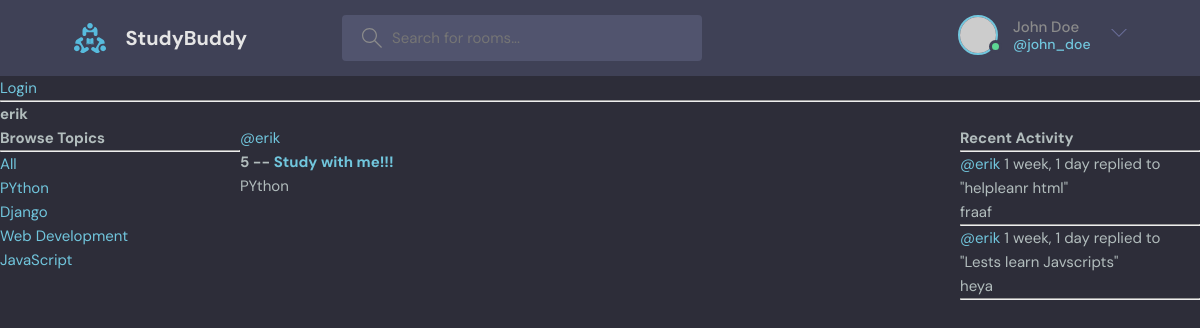
Before: /profile/3/ with the older database file.
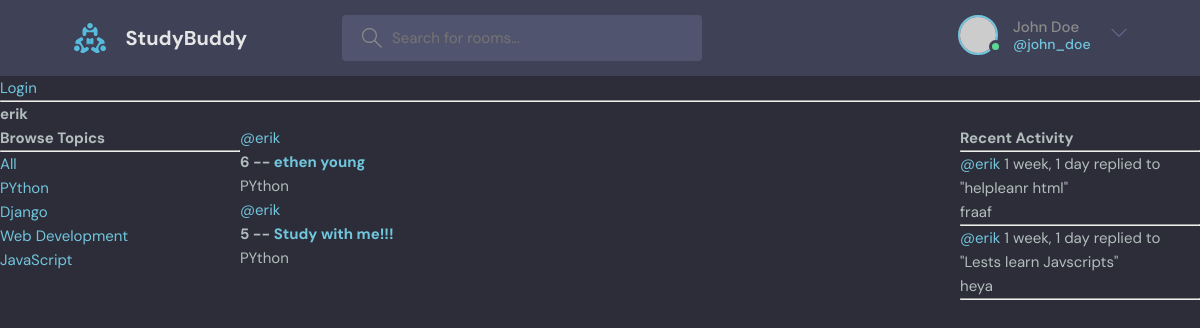
After: the same page with the newer database file.
### base/models.py (models this page shows, shortened)
class Topic(models.Model):
    name = models.CharField(max_length=200)

class Room(models.Model):
    host=  models.ForeignKey(User, on_delete= models.SET_NULL, null= True)
    topic = models.ForeignKey(Topic, on_delete= models.SET_NULL, null= True)
    name = models.CharField(max_length=200)
    description = models.TextField(null=True, blank=True)
    participants = models.ManyToManyField(User, related_name='participants', blank=True)
    updated = models.DateTimeField(auto_now= True)
    created = models.DateTimeField(auto_now_add= True)
    class Meta:
          ordering = ['-updated', '-created']
    def __str__(self):
            return self.name

class Message(models.Model):
        user = models.ForeignKey(User, on_delete=models.CASCADE)
        room = models.ForeignKey(Room, on_delete= models.CASCADE)
        body = models.TextField()
        updated = models.DateTimeField(auto_now= True)
        created = models.DateTimeField(auto_now_add= True)
        class Meta:
          ordering = ['-updated', '-created']
        def __str__(self):
                return self.body[0:50]

### base/views.py (the view)
# urls.py: path('profile/<str:pk>/', views.userProfile, name="user-profile"),
def userProfile(request, pk):
    user = User.objects.get(id = pk)
    rooms = user.room_set.all()
    room_messages = user.message_set.all()
    topics = Topic.objects.all()
    context={'user': user, 'rooms' : rooms,
            'room_messages': room_messages, 'topics':topics}
    return render(request, 'base/profile.html', context)

### base/templates/base/profile.html (shortened to what this page needs)
{% extends 'main.html' %}
{% block content %}
<h1>{{user.username}}</h1>
<div class="profile-container">
    <div>
        {% include 'base/topic_component.html' %}
    </div>
    <div>
        {% include 'base/feed_component.html' %}
    </div>
    <div>
        {% include 'base/activity_component.html' %}
    </div>
</div>
{% endblock content %}

### templates/main.html (shortened to what this page needs)
<!DOCTYPE html>
{% load static %}
<html lang="en">
  <head>
    <link rel="stylesheet" href = "{% static 'styles/style.css' %}" />
  </head>
  <body>
    {% include 'navbar.html' %}
    {% block content %}
    {% endblock %}
  </body>
</html>

### templates/navbar.html (shortened to what this page needs)
<header class="header header--loggedIn">
    <div class="container">
      <a href="{% url 'home' %}" class="header__logo">
        <img src="assets/logo.svg" />
        <h1>StudyBuddy</h1>
      </a>
      <form class="header__search" method ="GET" action="{% url 'home' %}">
        <label>
          <input name="q" placeholder="Search for rooms..." />
        </label>
      </form>
      <nav class="header__menu">
        <div class="header__user">
          <a href="profile.html">
            <div class="avatar avatar--medium active">
              <img src="https://randomuser.me/api/portraits/men/37.jpg" />
            </div>
            <p>John Doe <span>@john_doe</span></p>
          </a>
          <button class="dropdown-button">
            <svg version="1.1" xmlns="http://www.w3.org/2000/svg" width="32" height="32" viewBox="0 0 32 32">
              <title>chevron-down</title>
              <path d="M16 21l-13-13h-3l16 16 16-16h-3l-13 13z"></path>
            </svg>
          </button>
        </div>
      </nav>
    </div>
  </header>
{% if request.user.is_authenticated %}
<p>Hello {{request.user}}</p>
<a href="{% url 'logout' %}">Logout</a>
{% else %}
<a href = "{% url 'login' %}">Login</a>
{% endif%}
<hr>

### base/templates/base/topic_component.html
<h3>Browse Topics</h3>
    <hr>
    <div>
        <a href="{% url 'home' %} ">All</a>
    </div>
    {% for topic in topics %}
    <div>
        <a href="{% url 'home' %}?q={{topic.name}}">{{topic.name}}</a>
    </div>
    {% endfor  %}

### base/templates/base/feed_component.html (shortened to what this page needs)
<div>
    {% for room in rooms %}
    <div>
      <a href ="{% url 'user-profile' room.host.id %}">@{{room.host.username}}</a>
      <h5>{{room.id}} -- <a href="{% url 'room' room.id %}">{{room.name}}</a></h5>
      <small>{{room.topic.name}}</small>
    </div>
    {% endfor %}
  </div>

### base/templates/base/activity_component.html (shortened to what this page needs)
<h3>Recent Activity</h3>
<hr>
{% for message in room_messages %}
<div >
  <small><a href ="{% url 'user-profile' message.user.id}">@{{message.user}}</a> {{message.created|timesince}}</small>
  <small> replied to "{{message.room}}"</small>
  <p>{{message}}</p>
  <hr>
</div>
{% endfor %}

### static/styles/style.css (style rules this page uses)
:root { --color-main: #71c6dd; --color-main-light: #e1f6fb; --color-dark: #3f4156; --color-dark-medium: #51546e; --color-dark-light: #696d97; --color-light: #e5e5e5; --color-gray: #8b8b8b; --color-light-gray: #b2bdbd; --color-bg: #2d2d39; --color-success: #5dd693; --color-error: #fc4b0b; }
* { font-family: "DM Sans", -apple-system, BlinkMacSystemFont, "Segoe UI", Roboto, Oxygen, Ubuntu, Cantarell, "Open Sans", "Helvetica Neue", sans-serif; margin: 0; padding: 0; box-sizing: border-box; text-rendering: optimizeLegibility; font-size: inherit; }
html { font-size: 56.25%; }
@media only screen and (min-width: 1200px) { html { font-size: 62.5%; } }
body { line-height: 1.6; font-weight: 400; font-size: 1.5rem; color: var(--color-light-gray); background-color: var(--color-bg); min-height: 100vh; }
img { width: 100%; }
a { display: inline-block; color: var(--color-main); text-decoration: none; }
.container { max-width: 120rem; width: 90%; margin: auto; }
.avatar { position: relative; display: inline-block; border-radius: 50%; border: 2px solid var(--color-main); }
.avatar img { display: block; border-radius: 50%; object-fit: cover; object-position: center; }
.avatar::after { content: ""; display: block; position: absolute; background-color: var(--color-gray); z-index: 111; border-radius: 50%; border: 0.3rem solid var(--color-dark); }
.avatar.active::after { background-color: var(--color-success); }
.avatar.avatar--medium img { width: 3.6rem; height: 3.6rem; border-radius: 50%; }
.avatar.avatar--medium:after { width: 0.7rem; height: 0.7rem; bottom: 0px; right: -6px; }
.header { padding: 1.5rem; background-color: var(--color-dark); }
.header > .container { display: flex; gap: 9.5rem; }
.header__logo, .header__user { display: flex; gap: 2rem; align-items: center; }
.header__logo > img { height: 3.2rem; width: 3.2rem; }
.header__logo > h1 { font-weight: 700; font-size: 2rem; color: var(--color-light); }
.header__search > label { background-color: var(--color-dark-medium); padding: 1.3rem 1rem; display: flex; align-items: center; gap: 1rem; border-radius: 4px; }
.header__search svg { fill: var(--color-gray); width: 2rem; height: 2rem; margin-left: 1rem; }
.header__search input { width: 30rem; background: transparent; border: none; outline: none; color: var(--color-light); }
.header__menu { margin-left: auto; position: relative; }
.header__menu a { display: flex; gap: 1.5rem; align-items: center; font-weight: 500; text-decoration: none; color: var(--color-gray); }
.header__menu img { height: 3.6rem; }
.header__menu p { line-height: 1.2; }
.header__menu span { color: var(--color-main); font-weight: 500; font-size: 1.4rem; display: block; }
.header__menu svg { width: 1.6rem; height: 1.6rem; fill: var(--color-dark-light); }
.dropdown-button { background: transparent; border: 0; outline: 0; cursor: pointer; }

### base/templates/base/profile.html (style rules this page uses)
.profile-container { display:grid; grid-template-columns: 1fr 3fr 1fr; }

Changed rows visible on the page:
added Room: host.username "erik", id "6", name "ethen young", topic.name "PYthon"
